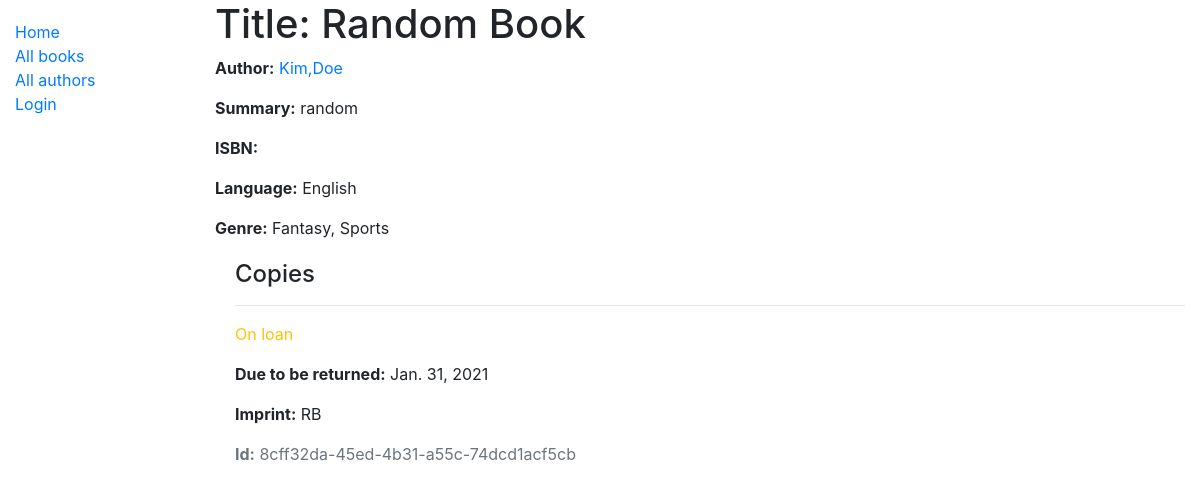
The app's page /catalog/book/7 with its own data.
### catalog/models.py (models this page shows, shortened)
class Book(models.Model):
    title = models.CharField(max_length=200)
    author = models.ForeignKey('Author',on_delete=models.SET_NULL, null=True)
    summary = models.TextField(max_length=1000, help_text = '13 Character <a href="https://www.isbn-international.org/content/what-isbn">ISBN number</a>')
    genre = models.ManyToManyField(Genre, help_text = 'Select a genre for this book')
    language = models.ForeignKey('Language',on_delete=models.SET_NULL, null=True)

class Author(models.Model):
    first_name = models.CharField(max_length=100)
    last_name = models.CharField(max_length=100)
    date_of_birth = models.DateField(null=True, blank = True)
    date_of_death = models.DateField('Died',null=True, blank = True)
    class Meta:
        ordering = ['last_name', 'first_name']
        permissions = (("can_mark_returned", "Set book as returned"),)
    def __str__(self):
        return f'{self.last_name},{self.first_name}'

class Language(models.Model):
    lang = models.CharField(max_length=200, help_text="Enter the book's natural language (e.g. English, French, Japanese etc.)")
    def __str__(self):
        return self.lang

class Genre(models.Model):
    name = models.CharField(max_length=200, help_text='Enter a book genre (e.g. Science Fiction)')
    def __str__(self):
        return self.name

class BookInstance(models.Model):
    id = models.UUIDField(primary_key=True, default=uuid.uuid4, help_text = 'Unique ID for this particular book across whole library')
    book = models.ForeignKey('Book',on_delete=models.SET_NULL, null=True)
    imprint = models.CharField(max_length=200)
    due_back = models.DateField(null=True, blank=True)
    borrower = models.ForeignKey(User, on_delete=models.SET_NULL, null=True, blank=True)
    LOAN_STATUS=(
        ('m', 'Maintenance'),
        ('o', 'On loan'),
        ('a', 'Available'),
        ('r', 'Reserved'),
    )
    status = models.CharField(
        max_length=1,
        choices=LOAN_STATUS,
        blank = True,
        default ='m',
        help_text = 'Book availability',
    )
    class Meta:
        ordering = ['due_back']

### catalog/views.py (the view)
# urls.py: path('book/<int:pk>', views.BookDetailView.as_view(), name='book-detail'), #URL mapper ex) <uuid:ppk> : special formatted string to capture book id, pk is the parameter to pass to view, we can also us
class BookDetailView(generic.DetailView):
    model = Book

### catalog/templates/catalog/book_detail.html
{% extends "base_generic.html" %}
{% block content %}
  <h1>Title: {{ book.title }}</h1>
  <p><strong>Author:</strong> <a href="{% url 'author-detail' book.author.pk %}">{{ book.author }}</a></p>
  <p><strong>Summary:</strong> {{ book.summary }}</p>
  <p><strong>ISBN:</strong> {{ book.isbn }}</p>
  <p><strong>Language:</strong> {{ book.language }}</p>
  <p><strong>Genre:</strong> {% for genre in book.genre.all %} {{ genre }}{% if not forloop.last %}, {% endif %}{% endfor %}</p>
  <div style="margin-left:20px;margin-top:20px">
    <h4>Copies</h4>
    {% for copy in book.bookinstance_set.all %}
      <hr>
      <p class="{% if copy.status == 'a' %}text-success{% elif copy.status == 'm' %}text-danger{% else %}text-warning{% endif %}">{{ copy.get_status_display }}</p>
      {% if copy.status != 'a' %}
        <p><strong>Due to be returned:</strong> {{copy.due_back}}</p>
      {% endif %}
      <p><strong>Imprint:</strong> {{copy.imprint}}</p>
      <p class="text-muted"><strong>Id:</strong> {{copy.id}}</p>
    {% endfor %}
  </div>
{% endblock %}

### records on screen
Book: title "Random Book", author "Kim,Doe", summary "random", language "English"
Genre: name "Fantasy"
Genre: name "Sports"
BookInstance: status "On loan", due_back "Jan. 31, 2021", imprint "RB", id "8cff32da-45ed-4b31-a55c-74dcd1acf5cb"
